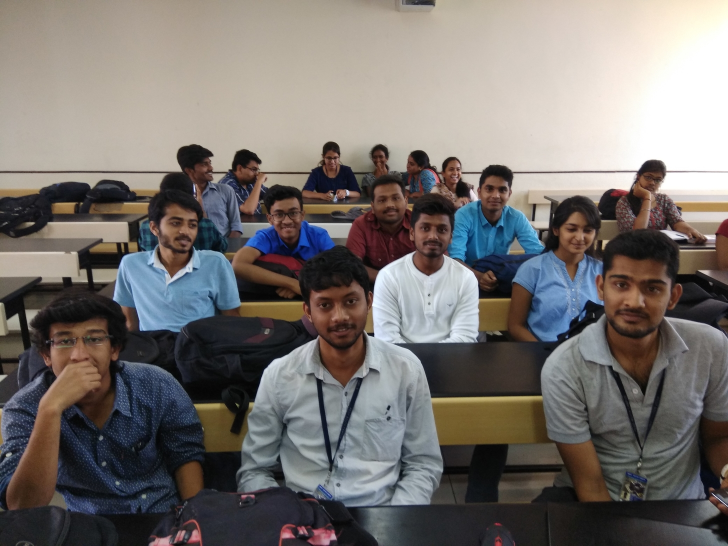
#> input picture viola/working with viola/31.jpg, 1456 x 1092 px (shown at 1/2 size)
$ jupyter execute Untitled.ipynb
#> lines starting #> are read from the running program, lines starting #| are printed output that depends on the picture; after the words box and inside, x2 and y2 are one past the last pixel; in counts of white or black regions, pixels touching at a corner belong together
[cell 1]
'''
viola jones algo

'''

import cv2

def facechop(image):
#> called with image = '31.jpg'
    facedata = "haarcascade_frontalface_alt.xml"
    cascade = cv2.CascadeClassifier(facedata)

    img = cv2.imread(image)
#> img is the input picture: shape (1092, 1456, 3); mean B, G, R 110.7, 113.9, 119

    #minisize = (img.shape[1],img.shape[0])
    #miniframe = cv2.resize(img, minisize)

    faces = cascade.detectMultiScale(img)
#> faces = [[645, 301, 38, 38], [888, 323, 41, 41], [954, 351, 74, 74], [742, 369, 74, 74], [535, 399, 76, 76], [1115, 425, 87, 87], [821, 422, 92, 92], [319, 411, 95, 95], [88, 626, 142, 142], [1186, 507, 170, 170], [599, 545, 158, 158]]

    for f in faces:
        x, y, w, h = [ v for v in f ]
        cv2.rectangle(img, (x,y), (x+w,y+h), (255,255,255))

        sub_face = img[y:y+h, x:x+w]
        height, width = sub_face.shape[:2]
        dst = cv2.resize(sub_face, (2*width, 2*height), interpolation = cv2.INTER_CUBIC)
        face_file_name ="muthy"+str(y) + ".jpg"
        cv2.imwrite(face_file_name, dst)
#> this loop made 11 passes
#> (x, y, w, h, height, width, face_file_name) on passes 1 to 11: (645, 301, 38, 38, 38, 38, 'muthy301.jpg'), (888, 323, 41, 41, 41, 41, 'muthy323.jpg'), (954, 351, 74, 74, 74, 74, 'muthy351.jpg'), (742, 369, 74, 74, 74, 74, 'muthy369.jpg'), (535, 399, 76, 76, 76, 76, 'muthy399.jpg'), (1115, 425, 87, 87, 87, 87, 'muthy425.jpg'), (821, 422, 92, 92, 92, 92, 'muthy422.jpg'), (319, 411, 95, 95, 95, 95, 'muthy411.jpg'), (88, 626, 142, 142, 142, 142, 'muthy626.jpg'), (1186, 507, 170, 170, 170, 170, 'muthy507.jpg'), (599, 545, 158, 158, 158, 158, 'muthy545.jpg')
#> pass 1, in facechop, `sub_face = img[y:y+h, x:x+w]`:
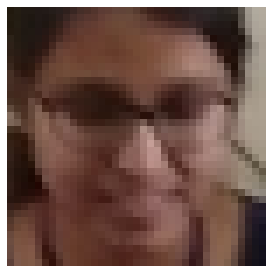
#> sub_face: shape (38, 38, 3) (shown 7 times larger); mean B, G, R 69.4, 78.8, 108
#> pass 1, in facechop, `dst = cv2.resize(sub_face, (2*width, 2*height), interpolation = cv2.IN..`:
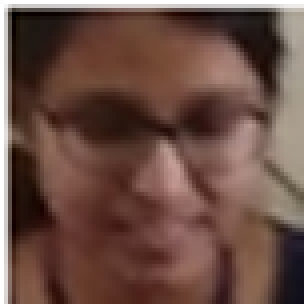
#> dst: shape (76, 76, 3) (shown 4 times larger); mean B, G, R 68.7, 78.1, 107.4
#> pass 2, in facechop, `sub_face = img[y:y+h, x:x+w]`:
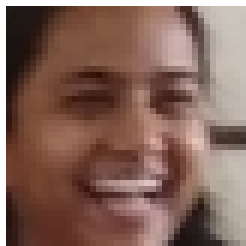
#> sub_face: shape (41, 41, 3) (shown 6 times larger); mean B, G, R 90.3, 101.1, 132.4
#> pass 2, in facechop, `dst = cv2.resize(sub_face, (2*width, 2*height), interpolation = cv2.IN..`:
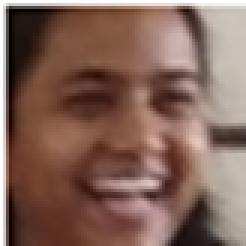
#> dst: shape (82, 82, 3) (shown 3 times larger); mean B, G, R 89.7, 100.5, 131.8
#> after the loop:
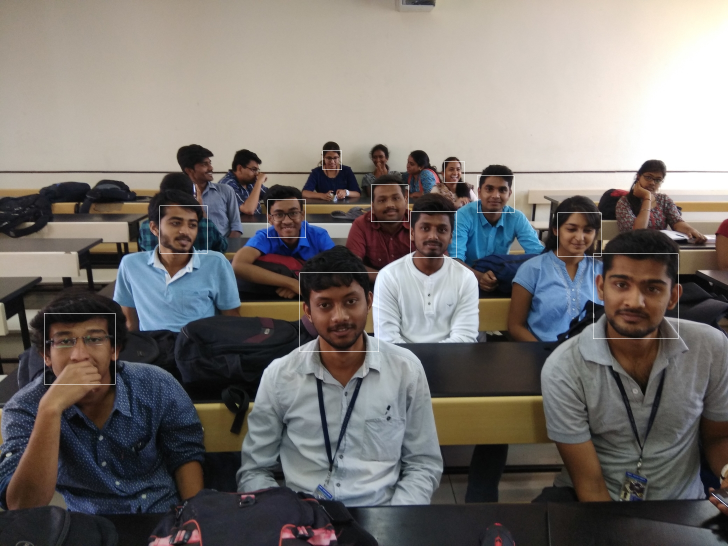
#> img: shape (1092, 1456, 3) (shown at 1/2 size); 0.26% of pixels changed, all inside (x1, y1, x2, y2) = (88, 301, 1357, 769)
#> after the loop:
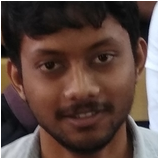
#> sub_face: shape (158, 158, 3); mean B, G, R 63.4, 69.9, 91

    cv2.imshow(image, img)
    cv2.waitKey(0)
    cv2.destroyAllWindows()

    return

facechop("31.jpg")

$ run again, with viola/working with viola/Webp.net-resizeimage (2).jpg copied over viola/working with viola/31.jpg
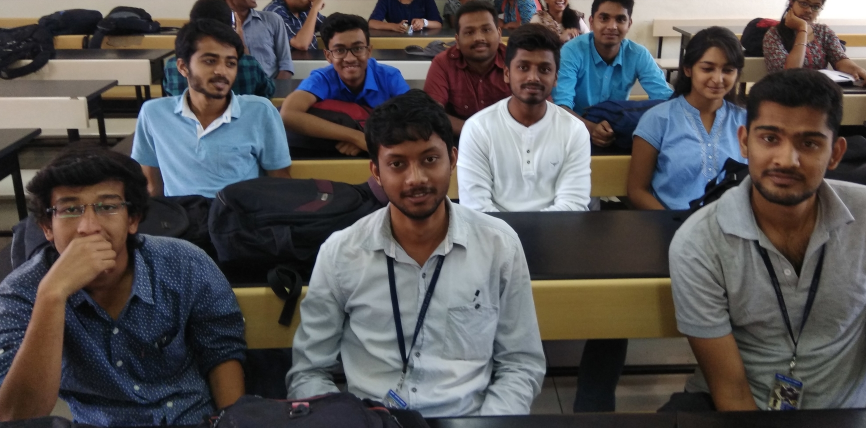
#> input picture viola/working with viola/Webp.net-resizeimage (2).jpg, 1732 x 856 px (shown at 1/2 size)
#> in facechop, img is the input picture: shape (856, 1732, 3); mean B, G, R 82.5, 82.2, 85.1
#> faces = [[1183, 5, 87, 87], [910, 25, 93, 93], [653, 62, 94, 94], [380, 79, 116, 116], [1008, 91, 116, 116], [1380, 95, 110, 110], [741, 255, 181, 181], [87, 346, 183, 183], [1467, 194, 218, 218]]
#> the loop in facechop, `for f in faces:` made 9 passes
#> (x, y, w, h, height, width, face_file_name) on passes 1 to 8: (1183, 5, 87, 87, 87, 87, 'muthy5.jpg'), (910, 25, 93, 93, 93, 93, 'muthy25.jpg'), (653, 62, 94, 94, 94, 94, 'muthy62.jpg'), (380, 79, 116, 116, 116, 116, 'muthy79.jpg'), (1008, 91, 116, 116, 116, 116, 'muthy91.jpg'), (1380, 95, 110, 110, 110, 110, 'muthy95.jpg'), (741, 255, 181, 181, 181, 181, 'muthy255.jpg'), (87, 346, 183, 183, 183, 183, 'muthy346.jpg')
#> pass 1, in facechop, `dst = cv2.resize(sub_face, (2*width, 2*height), interpolation = cv2.IN..`:
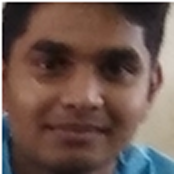
#> dst: shape (174, 174, 3); mean B, G, R 79.6, 87, 108.9
#> after the loop in facechop, `for f in faces:`:
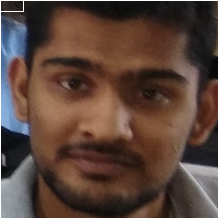
#> sub_face: shape (218, 218, 3); mean B, G, R 57.6, 67.2, 89.5
